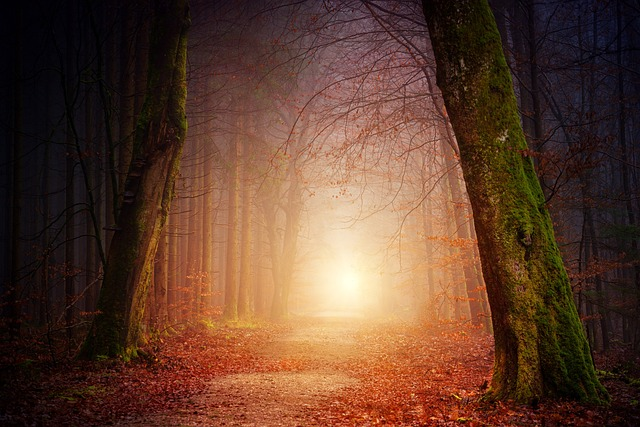
#> input picture histogram/nature-3151869_640.jpg, 640 x 427 px
$ python hist.py
#> lines starting #> are read from the running program, lines starting #| are printed output that depends on the picture
# [63 lines of commented-out code are left out]
import cv2
import matplotlib.pyplot as plt
import numpy as np

# Load the image
image = cv2.imread('nature-3151869_640.jpg')
#> image is the input picture: shape (427, 640, 3); mean B, G, R 45.3, 62.8, 96.1

#Plot the original image
plt.subplot(1, 2, 1)
plt.title("Original")
plt.imshow(image)

# Adjust the brightness and contrast
# Adjusts the brightness by adding 10 to each pixel value
brightness = 10
# Adjusts the contrast by scaling the pixel values by 2.3
contrast = 2.3
image2 = cv2.addWeighted(image, contrast, np.zeros(image.shape, image.dtype), 0, brightness)
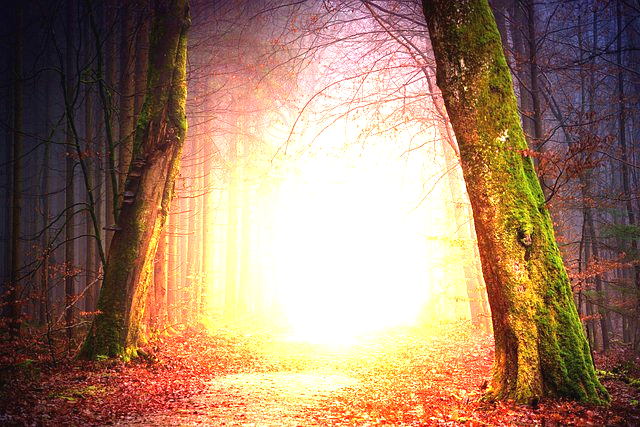
#> image2: shape (427, 640, 3); mean B, G, R 104.8, 128.1, 160.4

#Save the image
cv2.imwrite('modified_image.jpg', image2)
#Plot the contrast image
plt.subplot(1, 2, 2)
plt.title("Brightness & contrast")
plt.imshow(image2)
plt.show()
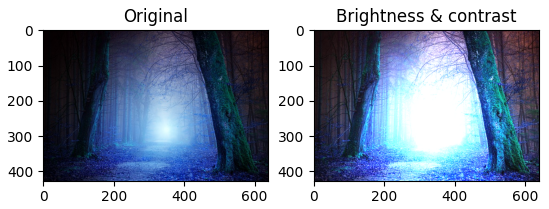
#> figure drawn by matplotlib, 2 panels; B, G, R data is drawn as R, G, B
